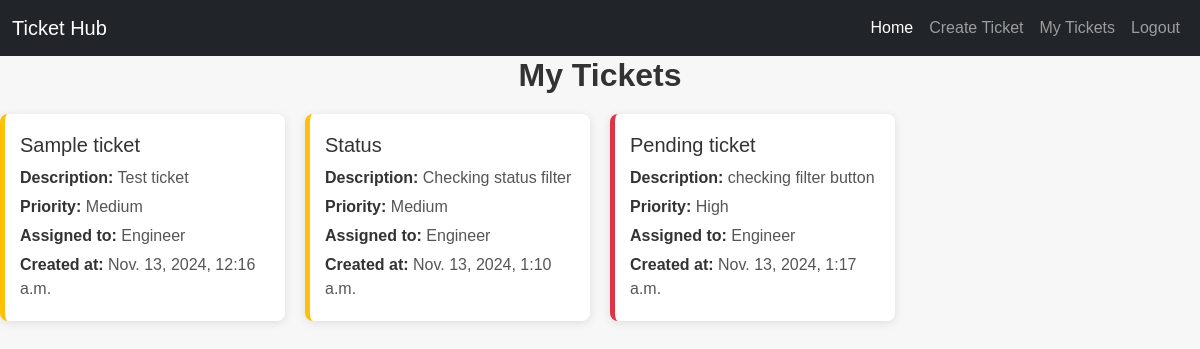
Page /ticket_list/ (signed in) on the earlier database version.
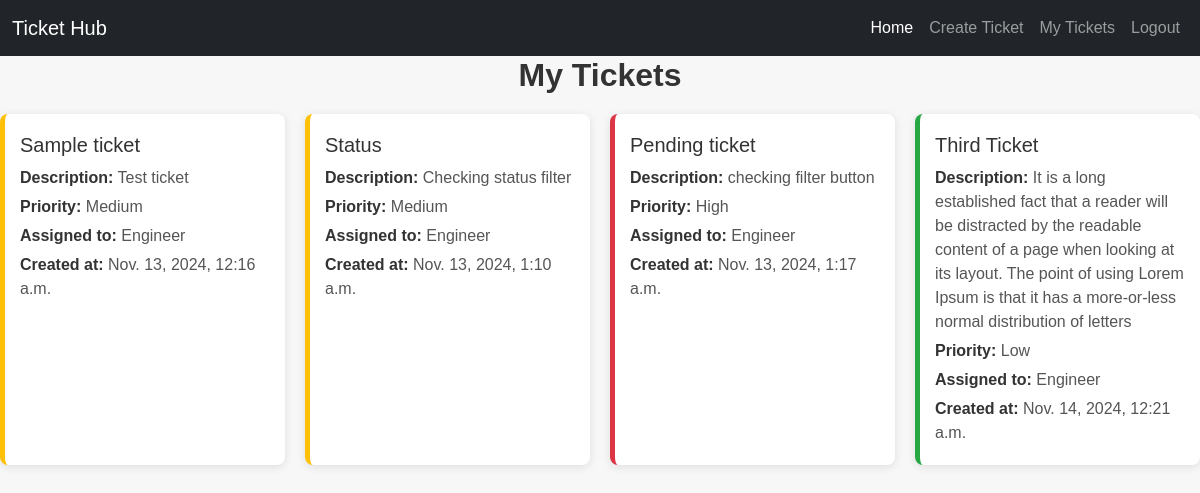
Same page on the later database version.
### tickets/models.py (models this page shows)
class Ticket(models.Model):
    PRIORITY_CHOICES = (
        ('Low', 'Low'),
        ('Medium', 'Medium'),
        ('High', 'High'),
    )
    STATUS_CHOICES = (
        ('Open', 'Open'),
        ('Pending', 'Pending'),
        ('Solved', 'Solved'),
    )
    user = models.ForeignKey(User, on_delete=models.CASCADE)
    title = models.CharField(max_length=255)
    desc = models.TextField()
    priority = models.CharField(max_length=10, choices=PRIORITY_CHOICES, default='Low')
    assigned_to = models.CharField(max_length=255, blank=True, null=True)
    status = models.CharField(max_length=20, choices=STATUS_CHOICES, default='Pending')
    created_at = models.DateTimeField(auto_now_add=True)
    updated_at = models.DateTimeField(auto_now=True)
    def __str__(self):
        return self.title

### tickets/views.py (the view)
# urls.py: path('ticket_list/',views.ticket_list,name='ticket_list'),
@login_required
def ticket_list(request):
    user = request.user
    status_filter = request.GET.get('status', None)
    print("Requested Status:", status_filter)
    tickets = Ticket.objects.filter(user=user)
    print("Tickets before filtering by status:", tickets)
    if status_filter:
        tickets = tickets.filter(status=status_filter)
    return render(request, 'tickets.html', {'tickets': tickets})

### tickets/templates/tickets.html (shortened to what this page needs)
{% extends 'base.html' %}
{% block content %}
<h2 style="font-weight: bolder;">My Tickets</h2>
<div class="ticket-container">
    {% for ticket in tickets %}
        <div class="ticket-card {{ ticket.priority|lower }}">
            <div class="ticket-header">
                <h3>{{ ticket.title }}</h3>
                <span class="status {{ ticket.status|lower }}">{{ ticket.status }}</span>
            </div>
            <p><strong>Description:</strong> {{ ticket.desc }}</p>
            <p><strong>Priority:</strong> {{ ticket.priority }}</p>
            <p><strong>Assigned to:</strong> {{ ticket.assigned_to }}</p>
            <p><strong>Created at:</strong> {{ ticket.created_at }}</p>
        </div>
    {% endfor %}
</div>
{% endblock %}

### tickets/templates/base.html (shortened to what this page needs)
{% load static %}
<!DOCTYPE html>
<html lang="en">
<head>
    <link href="https://cdn.jsdelivr.net/npm/bootstrap@5.3.0/dist/css/bootstrap.min.css" rel="stylesheet">
    <link rel="stylesheet" href="{% static 'style.css' %}">
</head>
</head>
<body>
    {% include 'nav.html' %}
    {% block content %}
    {% endblock content %}
</body>
</html>

### tickets/templates/nav.html (shortened to what this page needs)
<nav class="navbar navbar-expand-lg navbar-dark bg-dark">
    <div class="container-fluid">
        <a class="navbar-brand" href="{% url 'home' %}">Ticket Hub</a>
        <div class="collapse navbar-collapse" id="navbarNav">
            <ul class="navbar-nav ms-auto">
                <li class="nav-item">
                    <a class="nav-link active" href="{% url 'home' %}">Home</a>
                </li>
                <li class="nav-item">
                    <a class="nav-link" href="{% url 'ticket' %}">Create Ticket</a>
                </li>
                <li class="nav-item">
                    <a class="nav-link" href="{% url 'ticket_list' %}">My Tickets</a>
                </li>
                <li class="nav-item">
                    <a class="nav-link" href="{% url 'logout' %}">Logout</a>
                </li>
            </ul>
        </div>
    </div>
</nav>

### tickets/static/style.css (style rules this page uses)
body { font-family: Arial, sans-serif; background-color: #f7f7f7; margin: 0; }
h2 { text-align: center; color: #333; }
.ticket-container { display: grid; grid-template-columns: repeat(auto-fill, minmax(250px, 1fr)); gap: 20px; margin-top: 20px; max-width: 1200px; margin-left: auto; margin-right: auto; }
.ticket-card { background-color: white; border-radius: 8px; box-shadow: 0 2px 10px rgba(0, 0, 0, 0.1); padding: 15px; transition: transform 0.3s ease, box-shadow 0.3s ease; }
.ticket-header { display: flex; justify-content: space-between; align-items: center; }
.ticket-header h3 { margin: 0; font-size: 1.25em; color: #333; }
.status { padding: 5px 10px; font-size: 0.9em; border-radius: 5px; color: #fff; }
.low { border-left: 5px solid #28a745; }
.medium { border-left: 5px solid #ffc107; }
.high { border-left: 5px solid #dc3545; }
.ticket-card p { color: #555; font-size: 1em; margin: 5px 0; }
.ticket-card p strong { color: #333; }

Differences in the rows shown:
added Ticket: title "Third Ticket", desc "It is a long established fact that a reader will be distracted by the readable content of a page when looking at its layout. The point of using Lorem Ipsum is that it has a more-or-less normal distribution of letters", priority "Low", assigned_to "Engineer", created_at "Nov. 14, 2024, 12:21 a.m."
